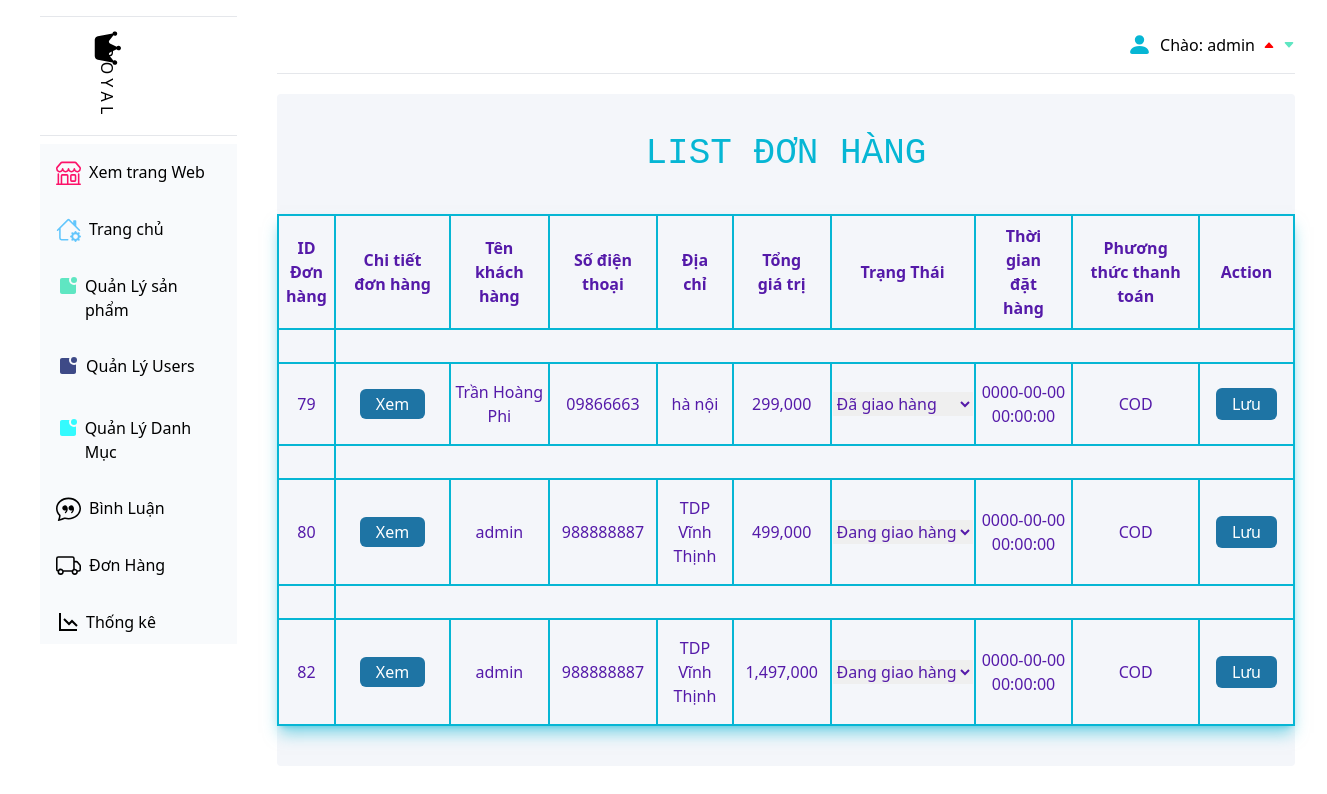
/admin/index.php?act=listorder (signed in), run on an earlier commit of the app's database.
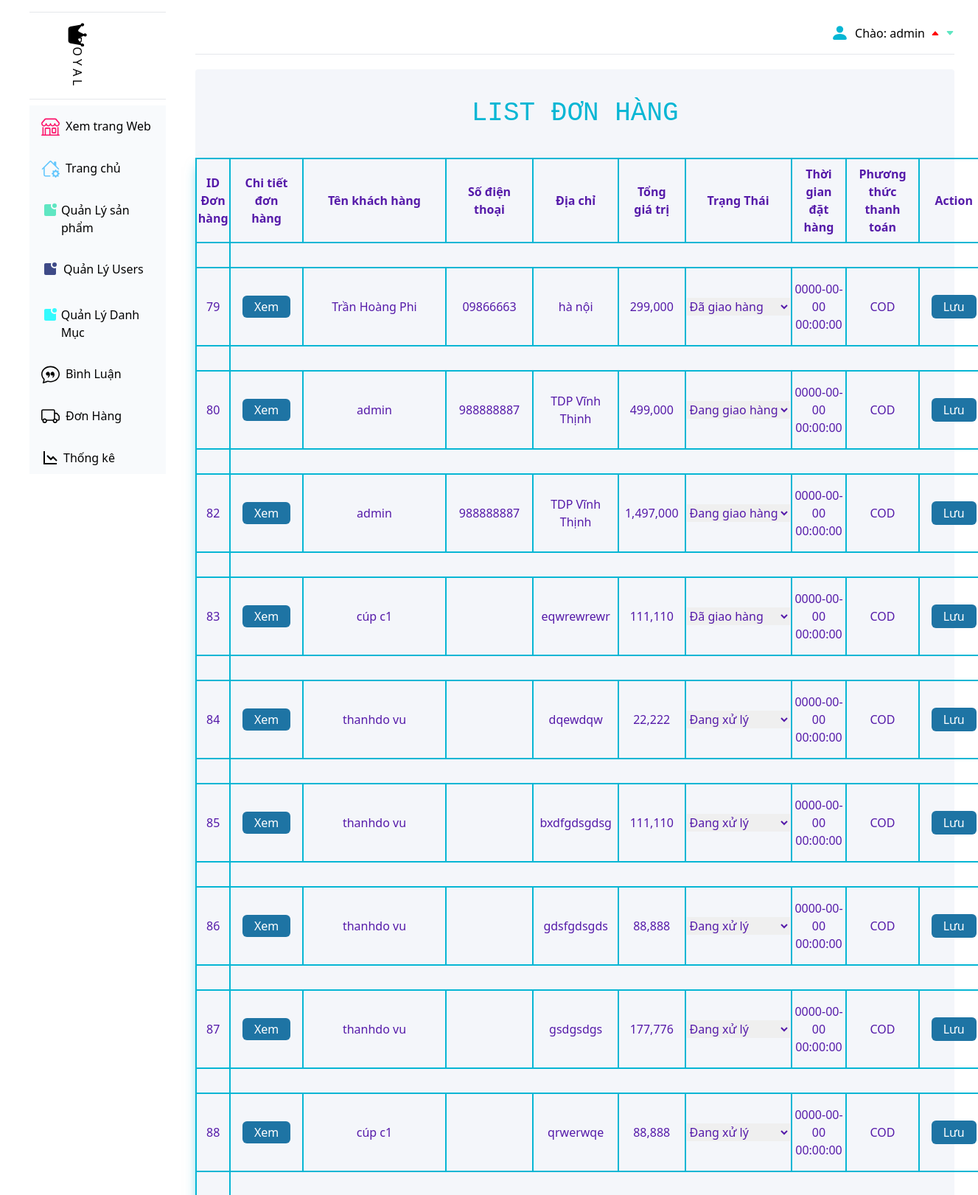
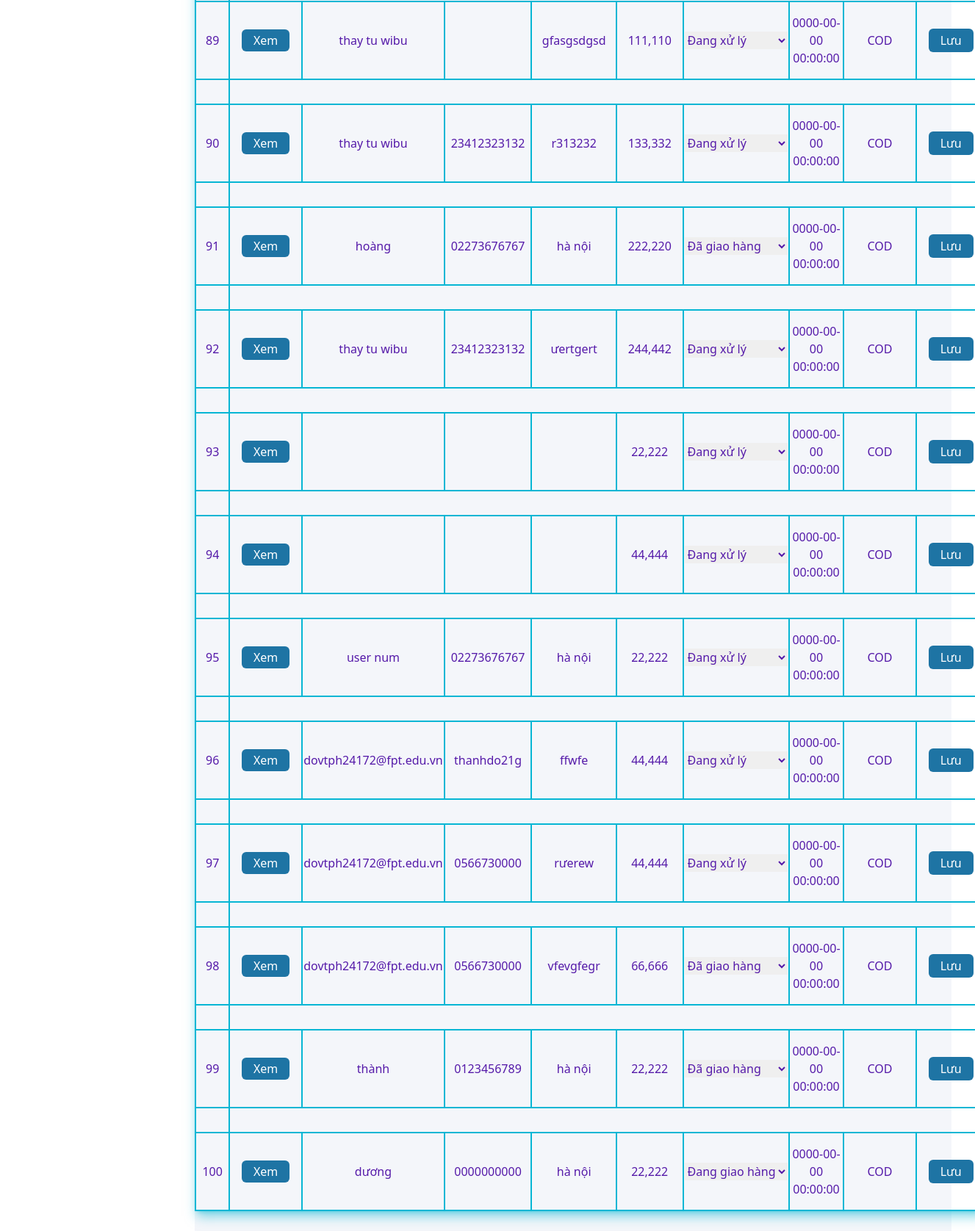
And on a later commit of the database (2 pictures, top to bottom).
### tables this page shows
CREATE TABLE `order` (
  `id` int(11) NOT NULL,
  `id_user` int(11) DEFAULT NULL,
  `code_cart` varchar(11) NOT NULL,
  `status` tinyint(2) NOT NULL,
  `total` int(11) DEFAULT NULL,
  `time` timestamp NOT NULL DEFAULT current_timestamp(),
  `ship_address` varchar(255) DEFAULT NULL,
  `ship_name_user` varchar(255) DEFAULT NULL,
  `ship_phone_user` varchar(255) DEFAULT NULL,
  `pttt` varchar(11) DEFAULT NULL
);

### guest/pdo.php (called while the page is built, shortened)
<?php
function pdo_get_connection()
{
    $dburl = "mysql:host=localhost;dbname=duan1;charset=utf8";
    $username = 'root';
    $password = '';
    $conn = new PDO($dburl, $username, $password);
    $conn->setAttribute(PDO::ATTR_ERRMODE, PDO::ERRMODE_EXCEPTION);
    return $conn;
}
function pdo_query($sql)
{
    $sql_args = array_slice(func_get_args(), 1);
    try {
        $conn = pdo_get_connection();
        $stmt = $conn->prepare($sql);
        $stmt->execute($sql_args);
        $rows = $stmt->fetchAll();
        return $rows;
    } catch (PDOException $e) {
        throw $e;
    } finally {
        unset($conn);
    }
}

### guest/order.php (called while the page is built, shortened)
<?php
function loadall_order_admin()
{
    $sql = "SELECT * FROM `order`";
    $bill = pdo_query($sql);
    return $bill;
}
function checkstatus(){
   return $status = [[0,'Đơn hàng mới'],[1,'Đang xử lý'],[2,'Đang giao hàng'],[3,'Đã giao hàng']];
}

### admin/order/listorder.php (the view, shortened to what the changed rows need)
            <div class="home mt-5   py-10 mr-8 bg-[#F4F6FA] h-auto rounded">
                <div class="">
                    <h1 class="text-center text-cyan-500 pb-10  text-4xl "
                        style="font-family: 'Courier New', Courier, monospace">LIST ĐƠN HÀNG</h1>
                    <table class="table border-2 border-cyan-500 shadow-lg shadow-cyan-500/50 mx-auto">
                        <tr class="border-2 border-cyan-500  text-[#551AA9] ">
                            <th class="border-2 border-cyan-500   py-2">ID Đơn hàng</th>
                            <th class="border-2 border-cyan-500 px-4 py-2">Chi tiết đơn hàng</th>
                            <th class="border-2 border-cyan-500 px-4 py-2">Tên khách hàng</th>
                            <th class="border-2 border-cyan-500 px-4 py-2">Số điện thoại</th>
                            <th class="border-2 border-cyan-500 px-4 py-2">Địa chỉ</th>
                            <th class="border-2 border-cyan-500 px-4 py-2">Tổng giá trị</th>
                            <th class="border-2 border-cyan-500 px-4 py-2">Trạng Thái</th>
                            <th class="border-2 border-cyan-500 px-4 py-2">Thời gian đặt hàng</th>
                            <th class="border-2 border-cyan-500 px-4 py-2">Phương thức thanh toán</th>
                            <th class="border-2 border-cyan-500 px-4 py-2">
                                Action
                            </th>
                        </tr>
                        <?php  $tong = 0;
                         foreach($order as $order){
                           $pttt = $order['pttt'];
                     echo '
                     <form  action="index.php?act=status" method="post">
                        <tr class="text-[#551AA9] space-x-4">
                     <td class="border-2 border-cyan-500 py-4 px-2 text-center">
                     <tr class="text-[#551AA9] space-x-4">
                            <td class="border-2 border-cyan-500 py-4 px-2 text-center">
                            '.$order['id'].'
                            </td>
                            <td class="border-2 border-cyan-500 py-4 px-2 text-center">
                            <a class="py-1 px-4 bg-[#1E74A4] hover:bg-[#BAAACE] hover:text-white text-white rounded-md mx-2"
                            href="index.php?act=detail_order&code_cart='.$order['code_cart'].'">Xem</a>
                            </td>
                            <td class="border-2 border-cyan-500 py-4  text-center">
                            '.$order['ship_name_user'].'
                            </td>
                            <td class="border-2 border-cyan-500 py-4 px-2 text-center">
                            '.$order['ship_phone_user'].'
                            </td>
                            <td class="border-2 border-cyan-500 py-4 px-2 text-center">
                            '.$order['ship_address'].'
                            </td>
                            <td class="border-2 border-cyan-500 py-2 px-2 text-center
                            ">
                            '.number_format($order['total']).'
                            </td>
                            <td class="border-2 border-cyan-500 py-4  text-center">
                            <select name="status"> ';
                            $liststatus = checkstatus();
                            foreach($liststatus as $liststatus){
                                if($order['status'] == $liststatus['0']){
                                    echo'
                               <option selected="selected" value="'.$liststatus[0].'">'.$liststatus[1].'</option>
                                    ';
                                }
                                else{
                                    echo'
                               <option value="'.$liststatus[0].'">'.$liststatus[1].'</option>
                                    ';
                                }
                            }
                            echo '
                        </select>
                            </td>
                            <td class="border-2 border-cyan-500 py-4  text-center">
                            '.$order['time'].'
                            </td>
                            <td class="border-2 border-cyan-500 py-4  text-center">
                            '.$pttt.'
                            <td class="border-2 border-cyan-500 py-4 px-2 text-center">
                                    <input type="hidden" name="id" value="'.$order['id'].'">
                                    <input class="py-1 px-4 bg-[#1E74A4] hover:bg-[#BAAACE] hover:text-white text-white rounded-md mx-2" type="submit" name="luu" value="Lưu">
                            </td>
                        </tr>
                        </td>
        </tr>
        </form>
        ';} ?>
                    </table>
                </div>
            </div>
        </div>
    </div>
</body>
</html>

What changed in the data, as far as the page shows it:
added order: id "83", ship_name_user "cúp c1", ship_address "eqwrewrewr", total "111,110", status "Đã giao hàng", time "0000-00-00 00:00:00", pttt "COD"
added order: id "84", ship_name_user "thanhdo vu", ship_address "dqewdqw", total "22,222", status "Đang xử lý", time "0000-00-00 00:00:00", pttt "COD"
added order: id "85", ship_name_user "thanhdo vu", ship_address "bxdfgdsgdsg", total "111,110", status "Đang xử lý", time "0000-00-00 00:00:00", pttt "COD"
added order: id "86", ship_name_user "thanhdo vu", ship_address "gdsfgdsgds", total "88,888", status "Đang xử lý", time "0000-00-00 00:00:00", pttt "COD"
added order: id "87", ship_name_user "thanhdo vu", ship_address "gsdgsdgs", total "177,776", status "Đang xử lý", time "0000-00-00 00:00:00", pttt "COD"
added order: id "88", ship_name_user "cúp c1", ship_address "qrwerwqe", total "88,888", status "Đang xử lý", time "0000-00-00 00:00:00", pttt "COD"
added order: id "89", ship_name_user "thay tu wibu", ship_address "gfasgsdgsd", total "111,110", status "Đang xử lý", time "0000-00-00 00:00:00", pttt "COD"
added order: id "90", ship_name_user "thay tu wibu", ship_phone_user "23412323132", ship_address "r313232", total "133,332", status "Đang xử lý", time "0000-00-00 00:00:00", pttt "COD"
added order: id "91", ship_name_user "hoàng", ship_phone_user "02273676767", ship_address "hà nội", total "222,220", status "Đã giao hàng", time "0000-00-00 00:00:00", pttt "COD"
added order: id "92", ship_name_user "thay tu wibu", ship_phone_user "23412323132", ship_address "ưertgert", total "244,442", status "Đang xử lý", time "0000-00-00 00:00:00", pttt "COD"
added order: id "93", total "22,222", status "Đang xử lý", time "0000-00-00 00:00:00", pttt "COD"
added order: id "94", total "44,444", status "Đang xử lý", time "0000-00-00 00:00:00", pttt "COD"
added order: id "95", ship_name_user "user num", ship_phone_user "02273676767", ship_address "hà nội", total "22,222", status "Đang xử lý", time "0000-00-00 00:00:00", pttt "COD"
added order: id "96", ship_name_user "dovtph24172@fpt.edu.vn", ship_phone_user "thanhdo21g", ship_address "ffwfe", total "44,444", status "Đang xử lý", time "0000-00-00 00:00:00", pttt "COD"
added order: id "97", ship_name_user "dovtph24172@fpt.edu.vn", ship_phone_user "0566730000", ship_address "rưerew", total "44,444", status "Đang xử lý", time "0000-00-00 00:00:00", pttt "COD"
added order: id "98", ship_name_user "dovtph24172@fpt.edu.vn", ship_phone_user "0566730000", ship_address "vfevgfegr", total "66,666", status "Đã giao hàng", time "0000-00-00 00:00:00", pttt "COD"
added order: id "99", ship_name_user "thành", ship_phone_user "0123456789", ship_address "hà nội", total "22,222", status "Đã giao hàng", time "0000-00-00 00:00:00", pttt "COD"
added order: id "100", ship_name_user "dương", ship_phone_user "0000000000", ship_address "hà nội", total "22,222", status "Đang giao hàng", time "0000-00-00 00:00:00", pttt "COD"
